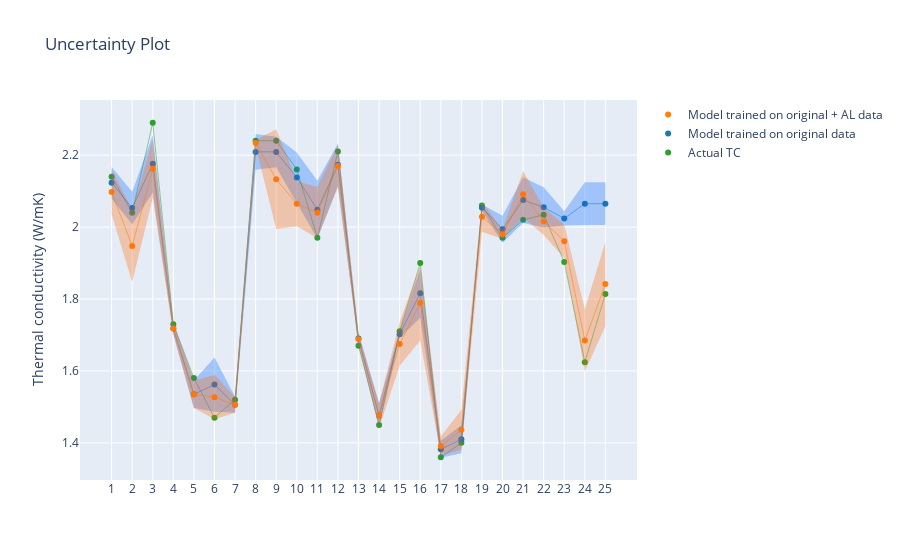

The notebook cell saved with this chart:
### Code cell
Uncertainty_plotly(df, Uncertainty_og_df, Uncertainty_AL_df)

### Figure 1 — Plotly figure (JSON) as saved in the notebook; plotly's stock layout.template omitted (floating-point values rounded to 4 significant figures)
{"data": [{"line": {"color": "#2ca02c", "width": 0.5}, "marker": {"color": "#2ca02c"}, "mode": "lines", "name": " ", "showlegend": false, "type": "scatter", "x": ["1", "2", "3", "4", "5", "6", "7", "8", "9", "10", "11", "12", "13", "14", "15", "16", "17", "18", "19", "20", "21", "22", "23", "24", "25"], "y": [2.14, 2.04, 2.29, 1.73, 1.58, 1.47, 1.52, 2.24, 2.24, 2.16, 1.97, 2.21, 1.67, 1.45, 1.71, 1.9, 1.36, 1.4, 2.06, 1.97, 2.02, 2.034, 1.903, 1.624, 1.814]}, {"hovertemplate": "Data ID: %{x}<br>Actual TC: %{y}<br>", "line": {"color": "#2ca02c"}, "marker": {"color": "#2ca02c"}, "mode": "markers", "name": "Actual TC", "type": "scatter", "x": ["1", "2", "3", "4", "5", "6", "7", "8", "9", "10", "11", "12", "13", "14", "15", "16", "17", "18", "19", "20", "21", "22", "23", "24", "25"], "y": [2.14, 2.04, 2.29, 1.73, 1.58, 1.47, 1.52, 2.24, 2.24, 2.16, 1.97, 2.21, 1.67, 1.45, 1.71, 1.9, 1.36, 1.4, 2.06, 1.97, 2.02, 2.034, 1.903, 1.624, 1.814]}, {"line": {"color": "#1f77b4", "width": 0.5}, "marker": {"color": "#1f77b4"}, "mode": "lines", "name": " ", "showlegend": false, "type": "scatter", "x": ["1", "2", "3", "4", "5", "6", "7", "8", "9", "10", "11", "12", "13", "14", "15", "16", "17", "18", "19", "20", "21", "22", "23", "24", "25"], "y": [2.123, 2.053, 2.176, 1.718, 1.535, 1.562, 1.506, 2.209, 2.209, 2.138, 2.048, 2.173, 1.69, 1.476, 1.702, 1.816, 1.382, 1.41, 2.054, 1.994, 2.075, 2.055, 2.024, 2.065, 2.065]}, {"customdata": [["La2Zr2O7", 0.04424], ["Sm2Zr2O7", 0.04549], ["La2(Zr1/2Hf1/2)2O7", 0.08005], ["Sm2(Zr1/4Hf1/4Sn1/4Ti1/4)2O7", 0.01579], ["Gd2(Zr1/4Hf1/4Sn1/4Ti1/4)2O7", 0.03839], ["(Sm1/2Gd1/2)2(Zr1/3Hf1/3Ti1/3)2O7", 0.07517], ["(Gd1/2Eu1/2)2(Zr1/3Hf1/3Ti1/3)2O7", 0.02245], ["(La1/2Pr1/2)2(Zr1/3Hf1/3Sn1/3)2O7", 0.04997], ["(Gd1/2Eu1/2)2(Zr1/3Hf1/3Sn1/3)2O7", 0.04238], ["(La1/3Nd1/3Pr1/3)2(Zr1/2Hf1/2)2O7", 0.06936], ["(Sm1/3Gd1/3Eu1/3)2(Zr1/2Hf1/2)2O7", 0.08073], ["(Sm1/3Gd1/3Eu1/3)2(Zr1/3Hf1/3Sn1/3)2O7", 0.05951], ["(Sm1/3Gd1/3Eu1/3)2(Zr1/4Hf1/4Sn1/4Ti1/4)2O7", 0.01664], ["(Sm1/4Gd1/4Eu1/4Yb1/4)2(Zr1/4Hf1/4Sn1/4Ti1/4)2O7", 0.03421], ["(Sm1/3Gd1/3Eu1/3)2(Zr1/6Hf1/6Sn1/6Ti1/2)2O7", 0.01053], ["(Sm1/3Gd1/3Eu1/3)2(Zr1/12Hf1/12Sn1/12Ti3/4)2O7", 0.06819], ["(Sm1/4Gd1/4Eu1/4Yb1/4)2(Zr1/4Hf1/4Ti1/2)2O7", 0.02368], ["(Sm3/4Yb1/4)2(Zr1/2Ti1/2)2O7", 0.0387], ["(La1/5Nd1/5Sm1/5Eu1/5Ce1/5)2Zr2O7", 0.008425], ["(La1/7Nd1/7Sm1/7Gd1/7Eu1/7Pr1/7Ce1/7)2(Zr1/2Hf1/2)2O7", 0.0377], ["(La1/7Nd1/7Sm1/7Gd1/7Eu1/7Pr1/7Ce1/7)2(Zr1/3Hf1/3Sn1/3)2O7", 0.06339], ["AL-W-3-2_21-8", 0.056], ["AL-W-5-2_21-8", 0.02], ["AL2-W-5-1", 0.05937], ["AL2-W-5-2", 0.05937]], "hovertemplate": "Data ID: %{x}<br>Comp: %{customdata[0]}<br>Pred TC: %{y}<br>Uncertainty: %{customdata[1]:,.3f}", "line": {"color": "#1f77b4"}, "marker": {"color": "#1f77b4"}, "mode": "markers", "name": "Model trained on original data", "type": "scatter", "x": ["1", "2", "3", "4", "5", "6", "7", "8", "9", "10", "11", "12", "13", "14", "15", "16", "17", "18", "19", "20", "21", "22", "23", "24", "25"], "y": [2.123, 2.053, 2.176, 1.718, 1.535, 1.562, 1.506, 2.209, 2.209, 2.138, 2.048, 2.173, 1.69, 1.476, 1.702, 1.816, 1.382, 1.41, 2.054, 1.994, 2.075, 2.055, 2.024, 2.065, 2.065]}, {"line": {"width": 0}, "marker": {"color": "rgba(0,100,255,0.3)"}, "showlegend": false, "type": "scatter", "x": ["1", "2", "3", "4", "5", "6", "7", "8", "9", "10", "11", "12", "13", "14", "15", "16", "17", "18", "19", "20", "21", "22", "23", "24", "25"], "y": [2.167, 2.098, 2.256, 1.734, 1.573, 1.637, 1.528, 2.259, 2.251, 2.207, 2.129, 2.233, 1.707, 1.51, 1.713, 1.884, 1.406, 1.449, 2.062, 2.032, 2.138, 2.111, 2.044, 2.124, 2.124]}, {"fill": "tonexty", "fillcolor": "rgba(0,100,255,0.3)", "line": {"width": 0}, "marker": {"color": "rgba(0,100,255,0.3)"}, "showlegend": false, "type": "scatter", "x": ["1", "2", "3", "4", "5", "6", "7", "8", "9", "10", "11", "12", "13", "14", "15", "16", "17", "18", "19", "20", "21", "22", "23", "24", "25"], "y": [2.079, 2.008, 2.096, 1.702, 1.497, 1.487, 1.484, 2.159, 2.167, 2.069, 1.967, 2.113, 1.673, 1.442, 1.691, 1.748, 1.358, 1.371, 2.046, 1.956, 2.012, 1.999, 2.004, 2.006, 2.006]}, {"line": {"color": "#ff7f0e", "width": 0.5}, "marker": {"color": "#ff7f0e"}, "mode": "lines", "name": " ", "showlegend": false, "type": "scatter", "x": ["1", "2", "3", "4", "5", "6", "7", "8", "9", "10", "11", "12", "13", "14", "15", "16", "17", "18", "19", "20", "21", "22", "23", "24", "25"], "y": [2.097, 1.947, 2.162, 1.718, 1.535, 1.527, 1.506, 2.234, 2.133, 2.065, 2.04, 2.17, 1.688, 1.476, 1.675, 1.789, 1.391, 1.436, 2.029, 1.98, 2.091, 2.016, 1.961, 1.685, 1.842]}, {"customdata": [["La2Zr2O7", 0.06229], ["Sm2Zr2O7", 0.1002], ["La2(Zr1/2Hf1/2)2O7", 0.08062], ["Sm2(Zr1/4Hf1/4Sn1/4Ti1/4)2O7", 0.01579], ["Gd2(Zr1/4Hf1/4Sn1/4Ti1/4)2O7", 0.03839], ["(Sm1/2Gd1/2)2(Zr1/3Hf1/3Ti1/3)2O7", 0.06144], ["(Gd1/2Eu1/2)2(Zr1/3Hf1/3Ti1/3)2O7", 0.02245], ["(La1/2Pr1/2)2(Zr1/3Hf1/3Sn1/3)2O7", 0.007895], ["(Gd1/2Eu1/2)2(Zr1/3Hf1/3Sn1/3)2O7", 0.139], ["(La1/3Nd1/3Pr1/3)2(Zr1/2Hf1/2)2O7", 0.0625], ["(Sm1/3Gd1/3Eu1/3)2(Zr1/2Hf1/2)2O7", 0.07134], ["(Sm1/3Gd1/3Eu1/3)2(Zr1/3Hf1/3Sn1/3)2O7", 0.05833], ["(Sm1/3Gd1/3Eu1/3)2(Zr1/4Hf1/4Sn1/4Ti1/4)2O7", 0.01494], ["(Sm1/4Gd1/4Eu1/4Yb1/4)2(Zr1/4Hf1/4Sn1/4Ti1/4)2O7", 0.03421], ["(Sm1/3Gd1/3Eu1/3)2(Zr1/6Hf1/6Sn1/6Ti1/2)2O7", 0.06082], ["(Sm1/3Gd1/3Eu1/3)2(Zr1/12Hf1/12Sn1/12Ti3/4)2O7", 0.1044], ["(Sm1/4Gd1/4Eu1/4Yb1/4)2(Zr1/4Hf1/4Ti1/2)2O7", 0.02655], ["(Sm3/4Yb1/4)2(Zr1/2Ti1/2)2O7", 0.05547], ["(La1/5Nd1/5Sm1/5Eu1/5Ce1/5)2Zr2O7", 0.04132], ["(La1/7Nd1/7Sm1/7Gd1/7Eu1/7Pr1/7Ce1/7)2(Zr1/2Hf1/2)2O7", 0.01316], ["(La1/7Nd1/7Sm1/7Gd1/7Eu1/7Pr1/7Ce1/7)2(Zr1/3Hf1/3Sn1/3)2O7", 0.06462], ["AL-W-3-2_21-8", 0.03777], ["AL-W-5-2_21-8", 0.04673], ["AL2-W-5-1", 0.08629], ["AL2-W-5-2", 0.1174]], "hovertemplate": "Data ID: %{x}<br>Comp: %{customdata[0]}<br>Pred TC: %{y}<br>Uncertainty: %{customdata[1]:,.3f}", "line": {"color": "#ff7f0e"}, "marker": {"color": "#ff7f0e"}, "mode": "markers", "name": "Model trained on original + AL data", "type": "scatter", "x": ["1", "2", "3", "4", "5", "6", "7", "8", "9", "10", "11", "12", "13", "14", "15", "16", "17", "18", "19", "20", "21", "22", "23", "24", "25"], "y": [2.097, 1.947, 2.162, 1.718, 1.535, 1.527, 1.506, 2.234, 2.133, 2.065, 2.04, 2.17, 1.688, 1.476, 1.675, 1.789, 1.391, 1.436, 2.029, 1.98, 2.091, 2.016, 1.961, 1.685, 1.842]}, {"line": {"width": 0}, "marker": {"color": "rgba(0,100,255,0.3)"}, "showlegend": false, "type": "scatter", "x": ["1", "2", "3", "4", "5", "6", "7", "8", "9", "10", "11", "12", "13", "14", "15", "16", "17", "18", "19", "20", "21", "22", "23", "24", "25"], "y": [2.16, 2.047, 2.243, 1.734, 1.573, 1.588, 1.528, 2.242, 2.272, 2.127, 2.111, 2.228, 1.703, 1.51, 1.736, 1.893, 1.418, 1.492, 2.07, 1.993, 2.156, 2.053, 2.007, 1.771, 1.959]}, {"fill": "tonexty", "fillcolor": "rgba(255,100,0,0.3)", "line": {"width": 0}, "marker": {"color": "rgba(255,100,0,0.3)"}, "showlegend": false, "type": "scatter", "x": ["1", "2", "3", "4", "5", "6", "7", "8", "9", "10", "11", "12", "13", "14", "15", "16", "17", "18", "19", "20", "21", "22", "23", "24", "25"], "y": [2.035, 1.847, 2.081, 1.702, 1.497, 1.466, 1.484, 2.226, 1.994, 2.002, 1.969, 2.112, 1.673, 1.442, 1.614, 1.685, 1.364, 1.381, 1.987, 1.967, 2.026, 1.978, 1.914, 1.599, 1.724]}], "layout": {"autosize": true, "title": {"text": "Uncertainty Plot"}, "xaxis": {"autorange": true, "range": [-1.487, 25.49], "type": "category"}, "yaxis": {"autorange": true, "range": [1.283, 2.367], "title": {"text": "Thermal conductivity (W/mK)"}, "type": "linear"}}}
